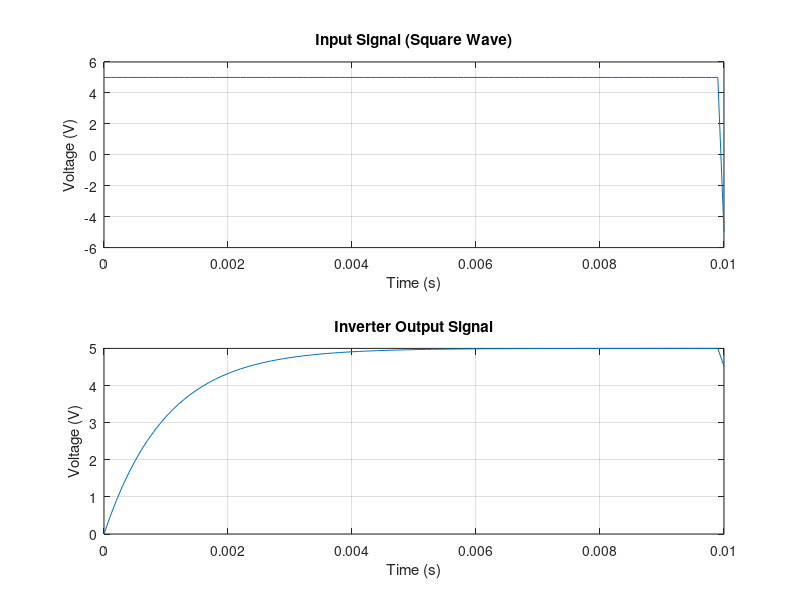
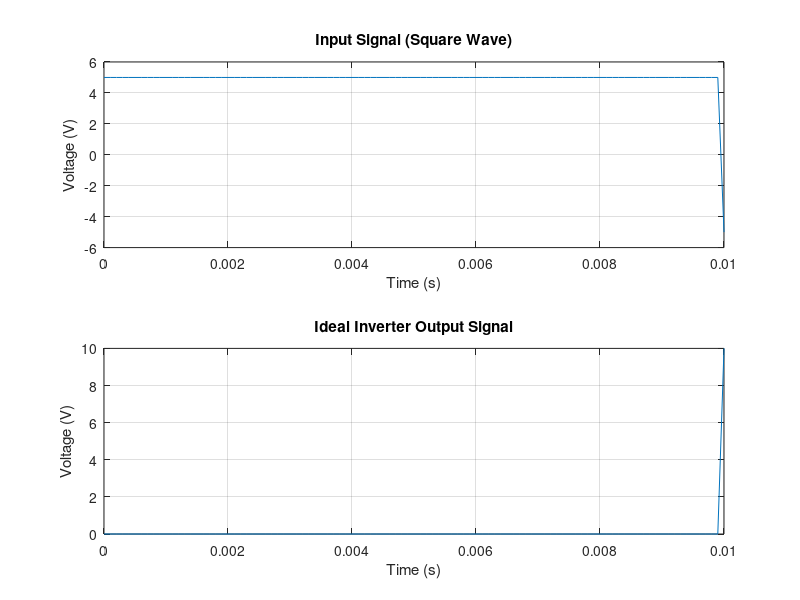

Here is the MATLAB script that generated these plots, in order:
% Inverter Circuit Design and Simulation

% Clear previous variables and figures
clear;
clc;
close all;

% Define component values
R = 1000;         % Resistance in ohms
C = 1e-6;         % Capacitance in farads

% Define the input signal
Fs = 10000;       % Sampling frequency in Hz
T = 1/Fs;         % Sampling period
t = 0:T:0.01;     % Time vector (10 ms)
Vin = 5 * square(2*pi*50*t);  % Input square wave (50 Hz)

% Transfer function of RC circuit
s = tf('s');
H = 1 / (1 + R*C*s);

% Simulate the inverter response
Vout = lsim(H, Vin, t);

% Plot the input and output signals
figure;
subplot(2,1,1);
plot(t, Vin);
title('Input Signal (Square Wave)');
xlabel('Time (s)');
ylabel('Voltage (V)');
grid on;

subplot(2,1,2);
plot(t, Vout);
title('Inverter Output Signal');
xlabel('Time (s)');
ylabel('Voltage (V)');
grid on;

% Inversion process: Ideally, for an inverter, Vout = Vcc - Vin.
% Simulate an ideal inverter
Vcc = 5;  % Supply voltage
Vout_ideal = Vcc - Vin;

% Plot the ideal inverter output
figure;
subplot(2,1,1);
plot(t, Vin);
title('Input Signal (Square Wave)');
xlabel('Time (s)');
ylabel('Voltage (V)');
grid on;

subplot(2,1,2);
plot(t, Vout_ideal);
title('Ideal Inverter Output Signal');
xlabel('Time (s)');
ylabel('Voltage (V)');
grid on;
